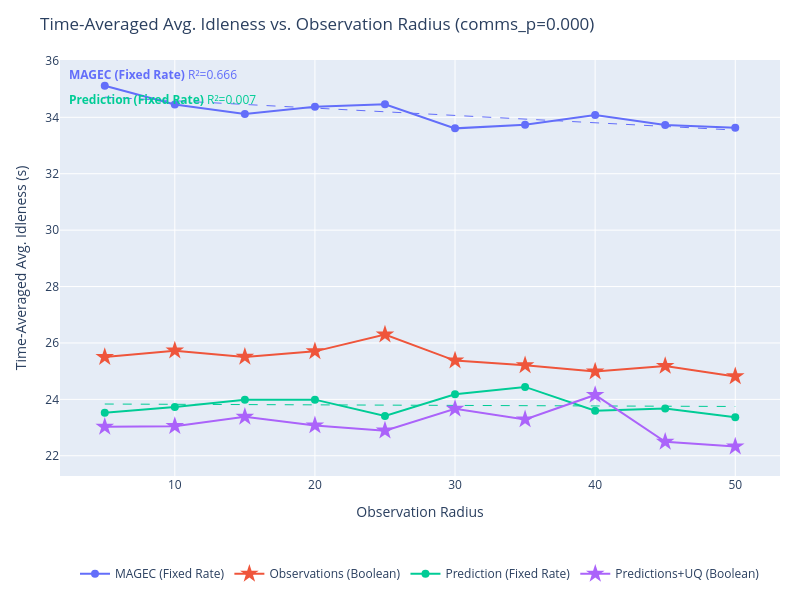
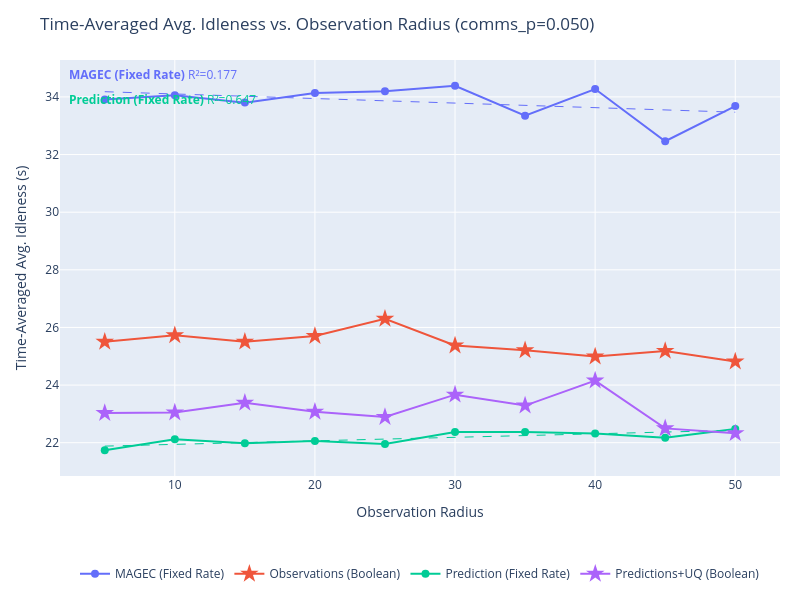
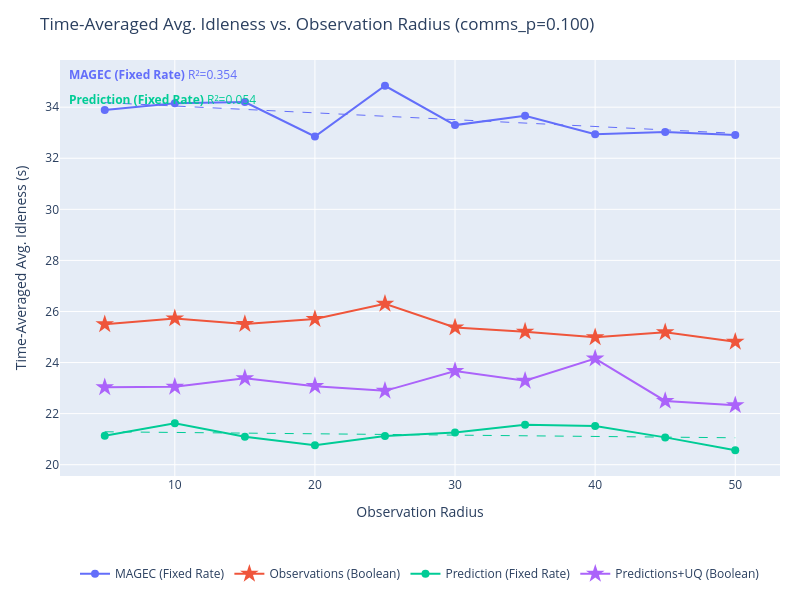
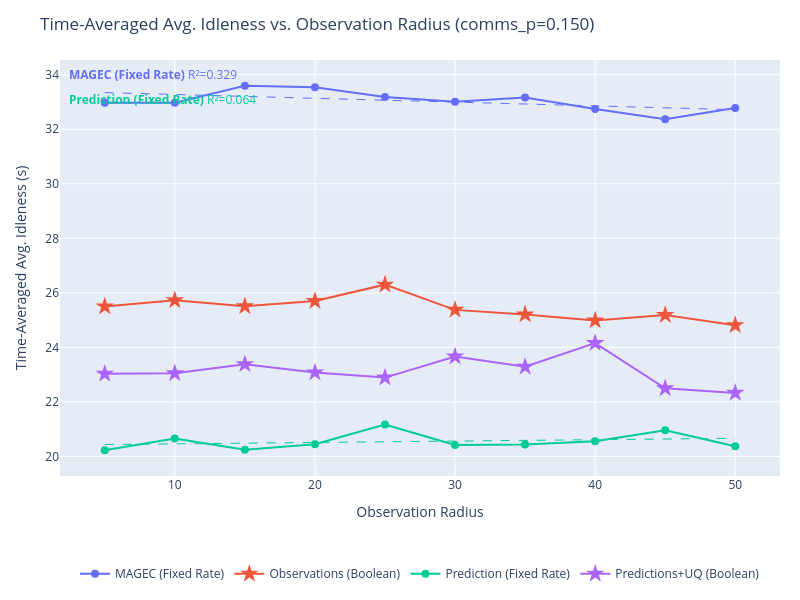

These figures' notebook cell, in order:
### Markdown cell above
## Idleness vs. Observation Radius

### Code cell
import plotly.graph_objects as go
import plotly.express as px
import numpy as np

# SERIES_TO_PLOT = {"Learned Comms. + Prediction + UQ", "MAGEC"}
SERIES_TO_PLOT = None # Plot all

series_colors = {s: c for s, c in zip(output, px.colors.qualitative.Plotly)}


def get_requests(data):
    """Total communication requests per episode (mean over episodes)."""
    r = np.array(data['communication']['requests_made'][...])
    return float(np.mean(r.reshape(r.shape[0], -1).sum(axis=1)))


def get_idleness_mean(data):
    """Time-averaged avg. idleness, mean over episodes."""
    return float(np.mean(data['avg_idleness']))


def fit_ols_trendline(xs, ys):
    """
    Fit an OLS linear trendline y = a*x + b.
    Returns (x_smooth, y_smooth, r2).
    """
    xs, ys = np.array(xs, dtype=float), np.array(ys, dtype=float)
    coeffs = np.polyfit(xs, ys, 1)
    x_smooth = np.linspace(xs.min(), xs.max(), 200)
    y_smooth = np.polyval(coeffs, x_smooth)
    y_pred = np.polyval(coeffs, xs)
    ss_res = np.sum((ys - y_pred) ** 2)
    ss_tot = np.sum((ys - ys.mean()) ** 2)
    r2 = 1.0 - ss_res / ss_tot if ss_tot > 0 else float('nan')
    return x_smooth, y_smooth, r2


for comms_p in comms_probabilities:
    fig = go.Figure()
    r2_annotations = []

    for series in output:
        if SERIES_TO_PLOT is not None and series not in SERIES_TO_PLOT:
            continue

        color = series_colors.get(series, '#888888')
        all_exps = list(output[series].keys())

        # Swept experiments: encoded as obs_radius_X_comms_Y, filtered to this comms_p
        swept_exps = sorted(
            [e for e in all_exps if f"_comms_{comms_p:.3f}" in e],
            key=lambda e: float(e.split("obs_radius_")[1].split("_comms_")[0])
        )
        # Fixed (learned comms) experiments: encoded as obs_radius_X only
        fixed_exps = sorted(
            [e for e in all_exps if "_comms_" not in e],
            key=lambda e: float(e.split("obs_radius_")[1])
        )

        if swept_exps:
            xs = [float(e.split("obs_radius_")[1].split("_comms_")[0]) for e in swept_exps]
            ys = [get_idleness_mean(output[series][e]) for e in swept_exps]

            fig.add_trace(go.Scatter(
                x=xs,
                y=ys,
                mode='lines+markers',
                name=series,
                line=dict(color=color),
                marker=dict(color=color, size=8),
                legendgroup=series,
                hovertemplate=[
                    f"{series}<br>obs_radius={r:.1f}<br>idleness=%{{y:.4f}}<extra></extra>"
                    for r in xs
                ],
            ))

            # OLS trendline
            if len(xs) >= 2:
                x_trend, y_trend, r2 = fit_ols_trendline(xs, ys)
                fig.add_trace(go.Scatter(
                    x=x_trend,
                    y=y_trend,
                    mode='lines',
                    name=f"{series} (fit)",
                    line=dict(color=color, dash='dash', width=1),
                    legendgroup=series,
                    showlegend=False,
                    hoverinfo='skip',
                ))
                r2_annotations.append(
                    dict(
                        text=f"<b>{series}</b> R²={r2:.3f}",
                        xref='paper', yref='paper',
                        x=0.01,
                        y=0.99 - len(r2_annotations) * 0.06,
                        xanchor='left', yanchor='top',
                        showarrow=False,
                        font=dict(color=color, size=12),
                    )
                )

        if fixed_exps:
            xs_f = [float(e.split("obs_radius_")[1]) for e in fixed_exps]
            ys_f = [get_idleness_mean(output[series][e]) for e in fixed_exps]
            fig.add_trace(go.Scatter(
                x=xs_f,
                y=ys_f,
                mode='lines+markers',
                name=series,
                line=dict(color=color),
                marker=dict(color=color, size=14, symbol='star'),
                legendgroup=series,
                showlegend=len(swept_exps) == 0,
                hovertemplate=f"{series}<br>obs_radius=%{{x:.1f}}<br>idleness=%{{y:.4f}}<extra></extra>",
            ))

    fig.update_layout(
        title=f"Time-Averaged Avg. Idleness vs. Observation Radius (comms_p={comms_p:.3f})",
        xaxis_title="Observation Radius",
        yaxis_title="Time-Averaged Avg. Idleness (s)",
        height=600,
        width=800,
        hovermode='closest',
        autosize=True,
        margin=dict(l=60, r=20, t=60, b=120),
        legend=dict(orientation='h', yanchor='top', y=-0.2, xanchor='center', x=0.5),
        annotations=r2_annotations,
    )
    fig.show()

### Figure 1 — Plotly figure (JSON) as saved in the notebook; plotly's stock layout.template omitted (floating-point values rounded to 4 significant figures; data arrays with more than 128 entries replaced by an {"elided": "..."} marker saying what was removed)
{"data": [{"hovertemplate": ["MAGEC (Fixed Rate)<br>obs_radius=5.0<br>idleness=%{y:.4f}<extra></extra>", "MAGEC (Fixed Rate)<br>obs_radius=10.0<br>idleness=%{y:.4f}<extra></extra>", "MAGEC (Fixed Rate)<br>obs_radius=15.0<br>idleness=%{y:.4f}<extra></extra>", "MAGEC (Fixed Rate)<br>obs_radius=20.0<br>idleness=%{y:.4f}<extra></extra>", "MAGEC (Fixed Rate)<br>obs_radius=25.0<br>idleness=%{y:.4f}<extra></extra>", "MAGEC (Fixed Rate)<br>obs_radius=30.0<br>idleness=%{y:.4f}<extra></extra>", "MAGEC (Fixed Rate)<br>obs_radius=35.0<br>idleness=%{y:.4f}<extra></extra>", "MAGEC (Fixed Rate)<br>obs_radius=40.0<br>idleness=%{y:.4f}<extra></extra>", "MAGEC (Fixed Rate)<br>obs_radius=45.0<br>idleness=%{y:.4f}<extra></extra>", "MAGEC (Fixed Rate)<br>obs_radius=50.0<br>idleness=%{y:.4f}<extra></extra>"], "legendgroup": "MAGEC (Fixed Rate)", "line": {"color": "#636EFA"}, "marker": {"color": "#636EFA", "size": 8}, "mode": "lines+markers", "name": "MAGEC (Fixed Rate)", "type": "scatter", "x": [5, 10, 15, 20, 25, 30, 35, 40, 45, 50], "y": [35.12, 34.46, 34.12, 34.37, 34.46, 33.61, 33.74, 34.08, 33.73, 33.63]}, {"hoverinfo": "skip", "legendgroup": "MAGEC (Fixed Rate)", "line": {"color": "#636EFA", "dash": "dash", "width": 1}, "mode": "lines", "name": "MAGEC (Fixed Rate) (fit)", "showlegend": false, "type": "scatter", "x": {"elided": "200 float values"}, "y": {"elided": "200 float values"}}, {"hovertemplate": "Observations (Boolean)<br>obs_radius=%{x:.1f}<br>idleness=%{y:.4f}<extra></extra>", "legendgroup": "Observations (Boolean)", "line": {"color": "#EF553B"}, "marker": {"color": "#EF553B", "size": 14, "symbol": "star"}, "mode": "lines+markers", "name": "Observations (Boolean)", "showlegend": true, "type": "scatter", "x": [5, 10, 15, 20, 25, 30, 35, 40, 45, 50], "y": [25.5, 25.73, 25.51, 25.7, 26.3, 25.37, 25.21, 24.99, 25.18, 24.81]}, {"hovertemplate": ["Prediction (Fixed Rate)<br>obs_radius=5.0<br>idleness=%{y:.4f}<extra></extra>", "Prediction (Fixed Rate)<br>obs_radius=10.0<br>idleness=%{y:.4f}<extra></extra>", "Prediction (Fixed Rate)<br>obs_radius=15.0<br>idleness=%{y:.4f}<extra></extra>", "Prediction (Fixed Rate)<br>obs_radius=20.0<br>idleness=%{y:.4f}<extra></extra>", "Prediction (Fixed Rate)<br>obs_radius=25.0<br>idleness=%{y:.4f}<extra></extra>", "Prediction (Fixed Rate)<br>obs_radius=30.0<br>idleness=%{y:.4f}<extra></extra>", "Prediction (Fixed Rate)<br>obs_radius=35.0<br>idleness=%{y:.4f}<extra></extra>", "Prediction (Fixed Rate)<br>obs_radius=40.0<br>idleness=%{y:.4f}<extra></extra>", "Prediction (Fixed Rate)<br>obs_radius=45.0<br>idleness=%{y:.4f}<extra></extra>", "Prediction (Fixed Rate)<br>obs_radius=50.0<br>idleness=%{y:.4f}<extra></extra>"], "legendgroup": "Prediction (Fixed Rate)", "line": {"color": "#00CC96"}, "marker": {"color": "#00CC96", "size": 8}, "mode": "lines+markers", "name": "Prediction (Fixed Rate)", "type": "scatter", "x": [5, 10, 15, 20, 25, 30, 35, 40, 45, 50], "y": [23.53, 23.73, 23.98, 23.99, 23.41, 24.18, 24.44, 23.6, 23.68, 23.37]}, {"hoverinfo": "skip", "legendgroup": "Prediction (Fixed Rate)", "line": {"color": "#00CC96", "dash": "dash", "width": 1}, "mode": "lines", "name": "Prediction (Fixed Rate) (fit)", "showlegend": false, "type": "scatter", "x": {"elided": "200 float values"}, "y": {"elided": "200 float values"}}, {"hovertemplate": "Predictions+UQ (Boolean)<br>obs_radius=%{x:.1f}<br>idleness=%{y:.4f}<extra></extra>", "legendgroup": "Predictions+UQ (Boolean)", "line": {"color": "#AB63FA"}, "marker": {"color": "#AB63FA", "size": 14, "symbol": "star"}, "mode": "lines+markers", "name": "Predictions+UQ (Boolean)", "showlegend": true, "type": "scatter", "x": [5, 10, 15, 20, 25, 30, 35, 40, 45, 50], "y": [23.03, 23.05, 23.38, 23.08, 22.89, 23.67, 23.29, 24.16, 22.5, 22.33]}], "layout": {"annotations": [{"font": {"color": "#636EFA", "size": 12}, "showarrow": false, "text": "<b>MAGEC (Fixed Rate)</b> R²=0.666", "x": 0.01, "xanchor": "left", "xref": "paper", "y": 0.99, "yanchor": "top", "yref": "paper"}, {"font": {"color": "#00CC96", "size": 12}, "showarrow": false, "text": "<b>Prediction (Fixed Rate)</b> R²=0.007", "x": 0.01, "xanchor": "left", "xref": "paper", "y": 0.93, "yanchor": "top", "yref": "paper"}], "autosize": true, "height": 600, "hovermode": "closest", "legend": {"orientation": "h", "x": 0.5, "xanchor": "center", "y": -0.2, "yanchor": "top"}, "margin": {"b": 120, "l": 60, "r": 20, "t": 60}, "title": {"text": "Time-Averaged Avg. Idleness vs. Observation Radius (comms_p=0.000)"}, "width": 800, "xaxis": {"title": {"text": "Observation Radius"}}, "yaxis": {"title": {"text": "Time-Averaged Avg. Idleness (s)"}}}}

### Figure 2 — Plotly figure (JSON) as saved in the notebook; plotly's stock layout.template omitted (floating-point values rounded to 4 significant figures; data arrays with more than 128 entries replaced by an {"elided": "..."} marker saying what was removed)
{"data": [{"hovertemplate": ["MAGEC (Fixed Rate)<br>obs_radius=5.0<br>idleness=%{y:.4f}<extra></extra>", "MAGEC (Fixed Rate)<br>obs_radius=10.0<br>idleness=%{y:.4f}<extra></extra>", "MAGEC (Fixed Rate)<br>obs_radius=15.0<br>idleness=%{y:.4f}<extra></extra>", "MAGEC (Fixed Rate)<br>obs_radius=20.0<br>idleness=%{y:.4f}<extra></extra>", "MAGEC (Fixed Rate)<br>obs_radius=25.0<br>idleness=%{y:.4f}<extra></extra>", "MAGEC (Fixed Rate)<br>obs_radius=30.0<br>idleness=%{y:.4f}<extra></extra>", "MAGEC (Fixed Rate)<br>obs_radius=35.0<br>idleness=%{y:.4f}<extra></extra>", "MAGEC (Fixed Rate)<br>obs_radius=40.0<br>idleness=%{y:.4f}<extra></extra>", "MAGEC (Fixed Rate)<br>obs_radius=45.0<br>idleness=%{y:.4f}<extra></extra>", "MAGEC (Fixed Rate)<br>obs_radius=50.0<br>idleness=%{y:.4f}<extra></extra>"], "legendgroup": "MAGEC (Fixed Rate)", "line": {"color": "#636EFA"}, "marker": {"color": "#636EFA", "size": 8}, "mode": "lines+markers", "name": "MAGEC (Fixed Rate)", "type": "scatter", "x": [5, 10, 15, 20, 25, 30, 35, 40, 45, 50], "y": [33.91, 34.06, 33.8, 34.13, 34.2, 34.39, 33.35, 34.27, 32.46, 33.68]}, {"hoverinfo": "skip", "legendgroup": "MAGEC (Fixed Rate)", "line": {"color": "#636EFA", "dash": "dash", "width": 1}, "mode": "lines", "name": "MAGEC (Fixed Rate) (fit)", "showlegend": false, "type": "scatter", "x": {"elided": "200 float values"}, "y": {"elided": "200 float values"}}, {"hovertemplate": "Observations (Boolean)<br>obs_radius=%{x:.1f}<br>idleness=%{y:.4f}<extra></extra>", "legendgroup": "Observations (Boolean)", "line": {"color": "#EF553B"}, "marker": {"color": "#EF553B", "size": 14, "symbol": "star"}, "mode": "lines+markers", "name": "Observations (Boolean)", "showlegend": true, "type": "scatter", "x": [5, 10, 15, 20, 25, 30, 35, 40, 45, 50], "y": [25.5, 25.73, 25.51, 25.7, 26.3, 25.37, 25.21, 24.99, 25.18, 24.81]}, {"hovertemplate": ["Prediction (Fixed Rate)<br>obs_radius=5.0<br>idleness=%{y:.4f}<extra></extra>", "Prediction (Fixed Rate)<br>obs_radius=10.0<br>idleness=%{y:.4f}<extra></extra>", "Prediction (Fixed Rate)<br>obs_radius=15.0<br>idleness=%{y:.4f}<extra></extra>", "Prediction (Fixed Rate)<br>obs_radius=20.0<br>idleness=%{y:.4f}<extra></extra>", "Prediction (Fixed Rate)<br>obs_radius=25.0<br>idleness=%{y:.4f}<extra></extra>", "Prediction (Fixed Rate)<br>obs_radius=30.0<br>idleness=%{y:.4f}<extra></extra>", "Prediction (Fixed Rate)<br>obs_radius=35.0<br>idleness=%{y:.4f}<extra></extra>", "Prediction (Fixed Rate)<br>obs_radius=40.0<br>idleness=%{y:.4f}<extra></extra>", "Prediction (Fixed Rate)<br>obs_radius=45.0<br>idleness=%{y:.4f}<extra></extra>", "Prediction (Fixed Rate)<br>obs_radius=50.0<br>idleness=%{y:.4f}<extra></extra>"], "legendgroup": "Prediction (Fixed Rate)", "line": {"color": "#00CC96"}, "marker": {"color": "#00CC96", "size": 8}, "mode": "lines+markers", "name": "Prediction (Fixed Rate)", "type": "scatter", "x": [5, 10, 15, 20, 25, 30, 35, 40, 45, 50], "y": [21.74, 22.12, 21.98, 22.06, 21.96, 22.37, 22.37, 22.32, 22.17, 22.48]}, {"hoverinfo": "skip", "legendgroup": "Prediction (Fixed Rate)", "line": {"color": "#00CC96", "dash": "dash", "width": 1}, "mode": "lines", "name": "Prediction (Fixed Rate) (fit)", "showlegend": false, "type": "scatter", "x": {"elided": "200 float values"}, "y": {"elided": "200 float values"}}, {"hovertemplate": "Predictions+UQ (Boolean)<br>obs_radius=%{x:.1f}<br>idleness=%{y:.4f}<extra></extra>", "legendgroup": "Predictions+UQ (Boolean)", "line": {"color": "#AB63FA"}, "marker": {"color": "#AB63FA", "size": 14, "symbol": "star"}, "mode": "lines+markers", "name": "Predictions+UQ (Boolean)", "showlegend": true, "type": "scatter", "x": [5, 10, 15, 20, 25, 30, 35, 40, 45, 50], "y": [23.03, 23.05, 23.38, 23.08, 22.89, 23.67, 23.29, 24.16, 22.5, 22.33]}], "layout": {"annotations": [{"font": {"color": "#636EFA", "size": 12}, "showarrow": false, "text": "<b>MAGEC (Fixed Rate)</b> R²=0.177", "x": 0.01, "xanchor": "left", "xref": "paper", "y": 0.99, "yanchor": "top", "yref": "paper"}, {"font": {"color": "#00CC96", "size": 12}, "showarrow": false, "text": "<b>Prediction (Fixed Rate)</b> R²=0.647", "x": 0.01, "xanchor": "left", "xref": "paper", "y": 0.93, "yanchor": "top", "yref": "paper"}], "autosize": true, "height": 600, "hovermode": "closest", "legend": {"orientation": "h", "x": 0.5, "xanchor": "center", "y": -0.2, "yanchor": "top"}, "margin": {"b": 120, "l": 60, "r": 20, "t": 60}, "title": {"text": "Time-Averaged Avg. Idleness vs. Observation Radius (comms_p=0.050)"}, "width": 800, "xaxis": {"title": {"text": "Observation Radius"}}, "yaxis": {"title": {"text": "Time-Averaged Avg. Idleness (s)"}}}}

### Figure 3 — Plotly figure (JSON) as saved in the notebook; plotly's stock layout.template omitted (floating-point values rounded to 4 significant figures; data arrays with more than 128 entries replaced by an {"elided": "..."} marker saying what was removed)
{"data": [{"hovertemplate": ["MAGEC (Fixed Rate)<br>obs_radius=5.0<br>idleness=%{y:.4f}<extra></extra>", "MAGEC (Fixed Rate)<br>obs_radius=10.0<br>idleness=%{y:.4f}<extra></extra>", "MAGEC (Fixed Rate)<br>obs_radius=15.0<br>idleness=%{y:.4f}<extra></extra>", "MAGEC (Fixed Rate)<br>obs_radius=20.0<br>idleness=%{y:.4f}<extra></extra>", "MAGEC (Fixed Rate)<br>obs_radius=25.0<br>idleness=%{y:.4f}<extra></extra>", "MAGEC (Fixed Rate)<br>obs_radius=30.0<br>idleness=%{y:.4f}<extra></extra>", "MAGEC (Fixed Rate)<br>obs_radius=35.0<br>idleness=%{y:.4f}<extra></extra>", "MAGEC (Fixed Rate)<br>obs_radius=40.0<br>idleness=%{y:.4f}<extra></extra>", "MAGEC (Fixed Rate)<br>obs_radius=45.0<br>idleness=%{y:.4f}<extra></extra>", "MAGEC (Fixed Rate)<br>obs_radius=50.0<br>idleness=%{y:.4f}<extra></extra>"], "legendgroup": "MAGEC (Fixed Rate)", "line": {"color": "#636EFA"}, "marker": {"color": "#636EFA", "size": 8}, "mode": "lines+markers", "name": "MAGEC (Fixed Rate)", "type": "scatter", "x": [5, 10, 15, 20, 25, 30, 35, 40, 45, 50], "y": [33.89, 34.15, 34.2, 32.85, 34.84, 33.3, 33.67, 32.94, 33.03, 32.91]}, {"hoverinfo": "skip", "legendgroup": "MAGEC (Fixed Rate)", "line": {"color": "#636EFA", "dash": "dash", "width": 1}, "mode": "lines", "name": "MAGEC (Fixed Rate) (fit)", "showlegend": false, "type": "scatter", "x": {"elided": "200 float values"}, "y": {"elided": "200 float values"}}, {"hovertemplate": "Observations (Boolean)<br>obs_radius=%{x:.1f}<br>idleness=%{y:.4f}<extra></extra>", "legendgroup": "Observations (Boolean)", "line": {"color": "#EF553B"}, "marker": {"color": "#EF553B", "size": 14, "symbol": "star"}, "mode": "lines+markers", "name": "Observations (Boolean)", "showlegend": true, "type": "scatter", "x": [5, 10, 15, 20, 25, 30, 35, 40, 45, 50], "y": [25.5, 25.73, 25.51, 25.7, 26.3, 25.37, 25.21, 24.99, 25.18, 24.81]}, {"hovertemplate": ["Prediction (Fixed Rate)<br>obs_radius=5.0<br>idleness=%{y:.4f}<extra></extra>", "Prediction (Fixed Rate)<br>obs_radius=10.0<br>idleness=%{y:.4f}<extra></extra>", "Prediction (Fixed Rate)<br>obs_radius=15.0<br>idleness=%{y:.4f}<extra></extra>", "Prediction (Fixed Rate)<br>obs_radius=20.0<br>idleness=%{y:.4f}<extra></extra>", "Prediction (Fixed Rate)<br>obs_radius=25.0<br>idleness=%{y:.4f}<extra></extra>", "Prediction (Fixed Rate)<br>obs_radius=30.0<br>idleness=%{y:.4f}<extra></extra>", "Prediction (Fixed Rate)<br>obs_radius=35.0<br>idleness=%{y:.4f}<extra></extra>", "Prediction (Fixed Rate)<br>obs_radius=40.0<br>idleness=%{y:.4f}<extra></extra>", "Prediction (Fixed Rate)<br>obs_radius=45.0<br>idleness=%{y:.4f}<extra></extra>", "Prediction (Fixed Rate)<br>obs_radius=50.0<br>idleness=%{y:.4f}<extra></extra>"], "legendgroup": "Prediction (Fixed Rate)", "line": {"color": "#00CC96"}, "marker": {"color": "#00CC96", "size": 8}, "mode": "lines+markers", "name": "Prediction (Fixed Rate)", "type": "scatter", "x": [5, 10, 15, 20, 25, 30, 35, 40, 45, 50], "y": [21.14, 21.62, 21.09, 20.76, 21.12, 21.26, 21.56, 21.52, 21.07, 20.57]}, {"hoverinfo": "skip", "legendgroup": "Prediction (Fixed Rate)", "line": {"color": "#00CC96", "dash": "dash", "width": 1}, "mode": "lines", "name": "Prediction (Fixed Rate) (fit)", "showlegend": false, "type": "scatter", "x": {"elided": "200 float values"}, "y": {"elided": "200 float values"}}, {"hovertemplate": "Predictions+UQ (Boolean)<br>obs_radius=%{x:.1f}<br>idleness=%{y:.4f}<extra></extra>", "legendgroup": "Predictions+UQ (Boolean)", "line": {"color": "#AB63FA"}, "marker": {"color": "#AB63FA", "size": 14, "symbol": "star"}, "mode": "lines+markers", "name": "Predictions+UQ (Boolean)", "showlegend": true, "type": "scatter", "x": [5, 10, 15, 20, 25, 30, 35, 40, 45, 50], "y": [23.03, 23.05, 23.38, 23.08, 22.89, 23.67, 23.29, 24.16, 22.5, 22.33]}], "layout": {"annotations": [{"font": {"color": "#636EFA", "size": 12}, "showarrow": false, "text": "<b>MAGEC (Fixed Rate)</b> R²=0.354", "x": 0.01, "xanchor": "left", "xref": "paper", "y": 0.99, "yanchor": "top", "yref": "paper"}, {"font": {"color": "#00CC96", "size": 12}, "showarrow": false, "text": "<b>Prediction (Fixed Rate)</b> R²=0.054", "x": 0.01, "xanchor": "left", "xref": "paper", "y": 0.93, "yanchor": "top", "yref": "paper"}], "autosize": true, "height": 600, "hovermode": "closest", "legend": {"orientation": "h", "x": 0.5, "xanchor": "center", "y": -0.2, "yanchor": "top"}, "margin": {"b": 120, "l": 60, "r": 20, "t": 60}, "title": {"text": "Time-Averaged Avg. Idleness vs. Observation Radius (comms_p=0.100)"}, "width": 800, "xaxis": {"title": {"text": "Observation Radius"}}, "yaxis": {"title": {"text": "Time-Averaged Avg. Idleness (s)"}}}}

### Figure 4 — Plotly figure (JSON) as saved in the notebook; plotly's stock layout.template omitted (floating-point values rounded to 4 significant figures; data arrays with more than 128 entries replaced by an {"elided": "..."} marker saying what was removed)
{"data": [{"hovertemplate": ["MAGEC (Fixed Rate)<br>obs_radius=5.0<br>idleness=%{y:.4f}<extra></extra>", "MAGEC (Fixed Rate)<br>obs_radius=10.0<br>idleness=%{y:.4f}<extra></extra>", "MAGEC (Fixed Rate)<br>obs_radius=15.0<br>idleness=%{y:.4f}<extra></extra>", "MAGEC (Fixed Rate)<br>obs_radius=20.0<br>idleness=%{y:.4f}<extra></extra>", "MAGEC (Fixed Rate)<br>obs_radius=25.0<br>idleness=%{y:.4f}<extra></extra>", "MAGEC (Fixed Rate)<br>obs_radius=30.0<br>idleness=%{y:.4f}<extra></extra>", "MAGEC (Fixed Rate)<br>obs_radius=35.0<br>idleness=%{y:.4f}<extra></extra>", "MAGEC (Fixed Rate)<br>obs_radius=40.0<br>idleness=%{y:.4f}<extra></extra>", "MAGEC (Fixed Rate)<br>obs_radius=45.0<br>idleness=%{y:.4f}<extra></extra>", "MAGEC (Fixed Rate)<br>obs_radius=50.0<br>idleness=%{y:.4f}<extra></extra>"], "legendgroup": "MAGEC (Fixed Rate)", "line": {"color": "#636EFA"}, "marker": {"color": "#636EFA", "size": 8}, "mode": "lines+markers", "name": "MAGEC (Fixed Rate)", "type": "scatter", "x": [5, 10, 15, 20, 25, 30, 35, 40, 45, 50], "y": [32.97, 32.97, 33.59, 33.54, 33.18, 33.0, 33.17, 32.74, 32.36, 32.78]}, {"hoverinfo": "skip", "legendgroup": "MAGEC (Fixed Rate)", "line": {"color": "#636EFA", "dash": "dash", "width": 1}, "mode": "lines", "name": "MAGEC (Fixed Rate) (fit)", "showlegend": false, "type": "scatter", "x": {"elided": "200 float values"}, "y": {"elided": "200 float values"}}, {"hovertemplate": "Observations (Boolean)<br>obs_radius=%{x:.1f}<br>idleness=%{y:.4f}<extra></extra>", "legendgroup": "Observations (Boolean)", "line": {"color": "#EF553B"}, "marker": {"color": "#EF553B", "size": 14, "symbol": "star"}, "mode": "lines+markers", "name": "Observations (Boolean)", "showlegend": true, "type": "scatter", "x": [5, 10, 15, 20, 25, 30, 35, 40, 45, 50], "y": [25.5, 25.73, 25.51, 25.7, 26.3, 25.37, 25.21, 24.99, 25.18, 24.81]}, {"hovertemplate": ["Prediction (Fixed Rate)<br>obs_radius=5.0<br>idleness=%{y:.4f}<extra></extra>", "Prediction (Fixed Rate)<br>obs_radius=10.0<br>idleness=%{y:.4f}<extra></extra>", "Prediction (Fixed Rate)<br>obs_radius=15.0<br>idleness=%{y:.4f}<extra></extra>", "Prediction (Fixed Rate)<br>obs_radius=20.0<br>idleness=%{y:.4f}<extra></extra>", "Prediction (Fixed Rate)<br>obs_radius=25.0<br>idleness=%{y:.4f}<extra></extra>", "Prediction (Fixed Rate)<br>obs_radius=30.0<br>idleness=%{y:.4f}<extra></extra>", "Prediction (Fixed Rate)<br>obs_radius=35.0<br>idleness=%{y:.4f}<extra></extra>", "Prediction (Fixed Rate)<br>obs_radius=40.0<br>idleness=%{y:.4f}<extra></extra>", "Prediction (Fixed Rate)<br>obs_radius=45.0<br>idleness=%{y:.4f}<extra></extra>", "Prediction (Fixed Rate)<br>obs_radius=50.0<br>idleness=%{y:.4f}<extra></extra>"], "legendgroup": "Prediction (Fixed Rate)", "line": {"color": "#00CC96"}, "marker": {"color": "#00CC96", "size": 8}, "mode": "lines+markers", "name": "Prediction (Fixed Rate)", "type": "scatter", "x": [5, 10, 15, 20, 25, 30, 35, 40, 45, 50], "y": [20.23, 20.66, 20.25, 20.45, 21.17, 20.42, 20.44, 20.56, 20.96, 20.37]}, {"hoverinfo": "skip", "legendgroup": "Prediction (Fixed Rate)", "line": {"color": "#00CC96", "dash": "dash", "width": 1}, "mode": "lines", "name": "Prediction (Fixed Rate) (fit)", "showlegend": false, "type": "scatter", "x": {"elided": "200 float values"}, "y": {"elided": "200 float values"}}, {"hovertemplate": "Predictions+UQ (Boolean)<br>obs_radius=%{x:.1f}<br>idleness=%{y:.4f}<extra></extra>", "legendgroup": "Predictions+UQ (Boolean)", "line": {"color": "#AB63FA"}, "marker": {"color": "#AB63FA", "size": 14, "symbol": "star"}, "mode": "lines+markers", "name": "Predictions+UQ (Boolean)", "showlegend": true, "type": "scatter", "x": [5, 10, 15, 20, 25, 30, 35, 40, 45, 50], "y": [23.03, 23.05, 23.38, 23.08, 22.89, 23.67, 23.29, 24.16, 22.5, 22.33]}], "layout": {"annotations": [{"font": {"color": "#636EFA", "size": 12}, "showarrow": false, "text": "<b>MAGEC (Fixed Rate)</b> R²=0.329", "x": 0.01, "xanchor": "left", "xref": "paper", "y": 0.99, "yanchor": "top", "yref": "paper"}, {"font": {"color": "#00CC96", "size": 12}, "showarrow": false, "text": "<b>Prediction (Fixed Rate)</b> R²=0.064", "x": 0.01, "xanchor": "left", "xref": "paper", "y": 0.93, "yanchor": "top", "yref": "paper"}], "autosize": true, "height": 600, "hovermode": "closest", "legend": {"orientation": "h", "x": 0.5, "xanchor": "center", "y": -0.2, "yanchor": "top"}, "margin": {"b": 120, "l": 60, "r": 20, "t": 60}, "title": {"text": "Time-Averaged Avg. Idleness vs. Observation Radius (comms_p=0.150)"}, "width": 800, "xaxis": {"title": {"text": "Observation Radius"}}, "yaxis": {"title": {"text": "Time-Averaged Avg. Idleness (s)"}}}}
